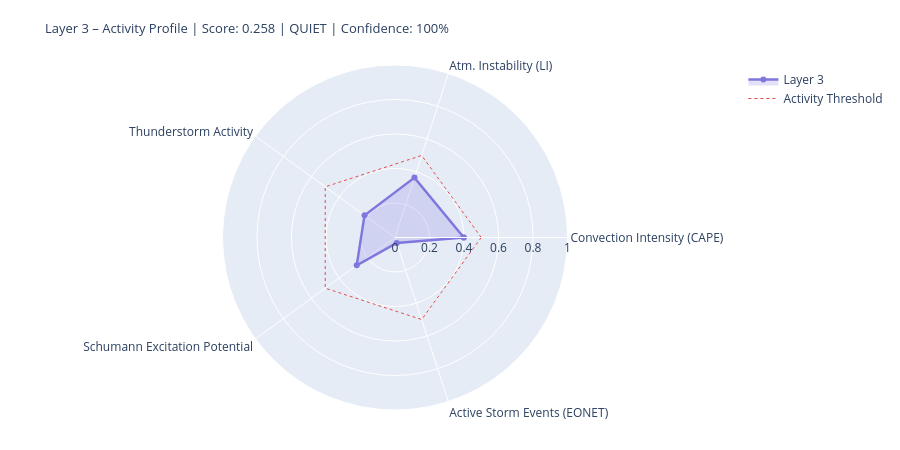

Notebook source saved alongside this figure:
### Markdown cell above
---
## 4. State Assessment & Handoff to Layer 4/5

### Code cell
# ============================================================
# LAYER-3-SCORE
# Five dynamic components
# ============================================================

def norm(v, lo, hi):
    if v is None or (isinstance(v, float) and math.isnan(v)): return None
    return round(max(0.0, min(1.0, (v - lo) / (hi - lo))), 4)

# --- 1) Convection intensity (global CAPE mean) ---
cape_mean = df_atm['cape'].dropna().mean() if not df_atm.empty else None
conv_score = norm(cape_mean, 0, 3000)
conv_src   = 'primary' if cape_mean is not None else 'missing'

# --- 2) Atmospheric instability (LI mean) ---
li_mean   = df_atm['li'].dropna().mean() if not df_atm.empty else None
# Negative LI = unstable → higher score
instab_score = norm(-li_mean if li_mean is not None else None, -6, 6)
instab_src   = 'primary' if li_mean is not None else 'missing'

# --- 3) Thunderstorm activity (mean thunder score + WMO count) ---
thunder_mean = df_atm['thunder_score'].mean() if not df_atm.empty else None
n_thunder    = int(df_atm['thunderstorm'].sum()) if not df_atm.empty else 0
thunder_score_val = norm(
    (thunder_mean or 0) * 0.7 + n_thunder * 0.1, 0, 1.0
) if thunder_mean is not None else None
thunder_src = 'primary'

# --- 4) Schumann excitation potential (weighted Schumann contribution) ---
schumann_pot = df_atm['schumann_contribution'].mean() if not df_atm.empty else None
# Boosted by Layer-2 thunderstorm trigger
if schumann_pot is not None and l2_thunder:
    schumann_pot = min(1.0, schumann_pot * 1.2)
schumann_score = norm(schumann_pot, 0, 1.0) if schumann_pot is not None else None
schumann_src   = 'derived'

# --- 5) Storm activity (NASA EONET) ---
# Distinction: None = data not loaded, 0.0 = loaded but no events
storm_score = None
storm_src   = 'missing'
if raw.get('storms') is not None:          # API reached successfully
    storm_score = norm(len(storm_events), 0, 30) if storm_events else 0.0
    storm_src   = 'primary'

# X-Ray and Kp: context only, not in dynamic score
# (X-Ray = Layer-0/4 driver; Kp = geomagnetic index, not a lightning proxy)
xray_context = None
if raw.get('xray'):
    df_xc = pd.DataFrame(raw['xray'])
    fc = next((c for c in df_xc.columns
               if any(k in c.lower() for k in ['flux','long']) and 'time' not in c.lower()),
              df_xc.columns[1])
    df_xc[fc] = pd.to_numeric(df_xc[fc], errors='coerce')
    xray_last = df_xc[fc].dropna().iloc[-1] if not df_xc[fc].dropna().empty else None
    if xray_last:
        xray_class = ('X' if xray_last>=1e-4 else 'M' if xray_last>=1e-5
                      else 'C' if xray_last>=1e-6 else 'B')
        xray_context = {'flux': float(xray_last), 'class': xray_class}
        print(f'X-Ray context: {xray_class}-class ({xray_last:.2e} W/m²)')

# --- Aggregate ---
COMPONENTS = {
    'Convection Intensity (CAPE)':  {'score': conv_score,       'source': conv_src,    'dynamic': True},
    'Atm. Instability (LI)':         {'score': instab_score,     'source': instab_src,  'dynamic': True},
    'Thunderstorm Activity':              {'score': thunder_score_val, 'source': thunder_src, 'dynamic': True},
    'Schumann Excitation Potential':   {'score': schumann_score,   'source': schumann_src,'dynamic': True},
    'Active Storm Events (EONET)': {'score': storm_score,      'source': storm_src,   'dynamic': True},
}

available   = {k: v['score'] for k, v in COMPONENTS.items() if v['score'] is not None}
unavailable = [k for k, v in COMPONENTS.items() if v['score'] is None]
layer3_score = round(sum(available.values()) / len(available), 4) if available else None
confidence   = round(len(available) / len(COMPONENTS), 2)
level = ('unknown' if layer3_score is None
         else 'quiet'   if layer3_score < 0.3
         else 'moderate' if layer3_score < 0.6
         else 'active')
dominant_l3 = max(available, key=available.get) if available else 'none'

# --- Ausgabe ---
W = 68
print('=' * W)
print('LAYER 3 – ATMOSPHERE / WEATHER / THUNDERSTORMS – STATE ASSESSMENT')
print('=' * W)
for name, comp in COMPONENTS.items():
    s = comp['score']
    if s is not None:
        bar = '█' * int(s * 20) + '░' * (20 - int(s * 20))
        print(f'  {name:<36} {bar}  {s:.3f}  [{comp["source"]}]')
    else:
        print(f'  {name:<36} {"─" * 20}  n/a   [missing]')
print('-' * W)
print(f'  Score:        {layer3_score:.3f}  ({len(available)}/{len(COMPONENTS)} components)')
print(f'  Confidence:   {confidence:.0%}')
print(f'  Level:        {level.upper()}')
print(f'  Dominant:     {dominant_l3}')
print(f'  CAPE mean:    {cape_mean:.0f} J/kg' if cape_mean else '  CAPE mean:    n/a')
print(f'  LI mean:      {li_mean:.1f} K' if li_mean is not None else '  LI mean:      n/a')
print(f'  Thunderstorms:{n_thunder} points (WMO)  +  {len(storm_events)} NASA EONET')
print('=' * W)

# Radar
cats   = list(available.keys())
vals_r = list(available.values())
if len(cats) >= 3:
    fig = go.Figure()
    fig.add_trace(go.Scatterpolar(
        r=vals_r + [vals_r[0]], theta=cats + [cats[0]],
        fill='toself', fillcolor='rgba(127,119,221,0.22)',
        line=dict(color='#7F77DD', width=2.5), name='Layer 3'
    ))
    fig.add_trace(go.Scatterpolar(
        r=[0.5] * (len(cats)+1), theta=cats + [cats[0]],
        line=dict(color='#E24B4A', dash='dot', width=1),
        mode='lines', name='Activity Threshold'
    ))
    fig.update_layout(
        title=dict(
            text=f'Layer 3 – Activity Profile | Score: {layer3_score:.3f} | {level.upper()} | Confidence: {confidence:.0%}',
            font=dict(size=13)
        ),
        polar=dict(radialaxis=dict(visible=True, range=[0, 1])),
        height=450, showlegend=True,
        margin=dict(l=60, r=60, t=65, b=40)
    )
    fig.show()

### Figure 1 — Plotly figure (JSON) as saved in the notebook; plotly's stock layout.template omitted (floating-point values rounded to 4 significant figures)
{"data": [{"fill": "toself", "fillcolor": "rgba(127,119,221,0.22)", "line": {"color": "#7F77DD", "width": 2.5}, "name": "Layer 3", "r": [0.3987, 0.365, 0.2185, 0.2744, 0.0333, 0.3987], "theta": ["Convection Intensity (CAPE)", "Atm. Instability (LI)", "Thunderstorm Activity", "Schumann Excitation Potential", "Active Storm Events (EONET)", "Convection Intensity (CAPE)"], "type": "scatterpolar"}, {"line": {"color": "#E24B4A", "dash": "dot", "width": 1}, "mode": "lines", "name": "Activity Threshold", "r": [0.5, 0.5, 0.5, 0.5, 0.5, 0.5], "theta": ["Convection Intensity (CAPE)", "Atm. Instability (LI)", "Thunderstorm Activity", "Schumann Excitation Potential", "Active Storm Events (EONET)", "Convection Intensity (CAPE)"], "type": "scatterpolar"}], "layout": {"height": 450, "margin": {"b": 40, "l": 60, "r": 60, "t": 65}, "polar": {"radialaxis": {"range": [0, 1], "visible": true}}, "showlegend": true, "title": {"font": {"size": 13}, "text": "Layer 3 – Activity Profile | Score: 0.258 | QUIET | Confidence: 100%"}}}
